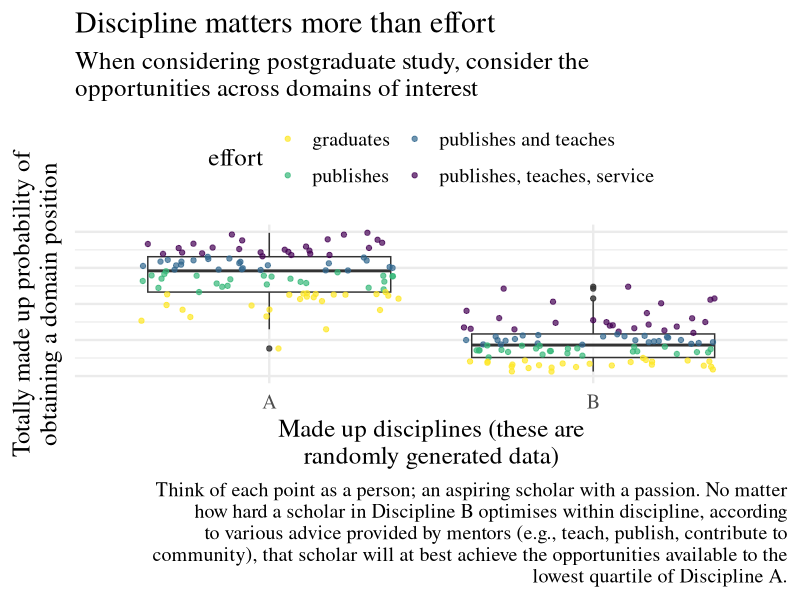

This figure's R source:
set.seed(42)
library(tidyverse)
library(viridis)

obs <- 100


simdat <- 
    tibble(
        x = rbeta(obs, 5, 2),
        discipline = "A"
    ) %>%   
    bind_rows(
        tibble(
            x = rbeta(obs, 2, 6),
            discipline = "B"
        ) 
    ) 

quants <-    
    simdat %>% 
    group_by(discipline) %>% 
    summarise(
        first = quantile(x, 0.25),
        second = quantile(x, 0.5),
        third = quantile(x, 0.75)
    )


plotdat <- 
    simdat %>% 
    left_join(quants) %>% 
    mutate(
        effort = case_when(
            x > third ~ "publishes, teaches, service",
            x > second ~ "publishes and teaches",
            x > first ~ "publishes",
            TRUE ~ "graduates"
        )
    )




plotdat  %>%
    ggplot(aes(x = discipline, y = x)) +
    geom_boxplot(
        alpha = 0.8
    ) +
    geom_jitter(aes(colour = effort), alpha = 0.7) +
    labs(
        title = "Discipline matters more than effort",
        subtitle = "When considering postgraduate study, consider the opportunities across domains of interest" %>% 
            str_wrap(60),
        x = "Made up disciplines (these are randomly generated data)" %>% 
            str_wrap(30),
        y = "Totally made up probability of obtaining a domain position" %>% 
            str_wrap(30),
        caption = "Think of each point as a person; an aspiring scholar with a passion. No matter how hard a scholar in Discipline B optimises within discipline, according to various advice provided by mentors (e.g., teach, publish, contribute to community), that scholar will at best achieve the opportunities available to the lowest quartile of Discipline A." %>% 
            str_wrap(80)
    ) +
    ylim(0, 1) +
    theme_minimal(
        base_size = 18,
        base_family = "serif"
    ) +
    theme(
        legend.direction = "horizontal",
        legend.position = "top",
        axis.text.y = element_blank()
    ) +
    scale_color_viridis(
        direction = -1,
        discrete = TRUE,
        guide =
    guide_legend(
        ncol = 2
    )
    ) #-> this_plot

# write_rds(this_plot, "_posts/2022-07-09-ikigai/discipline-vis.rds")

# scale_color_discrete(        guide =
#                                  guide_legend(
#                                      ncol = 2)
# ) +
# 
# 
# scale_color_brewer(palette = "Dark2",
# ) 
